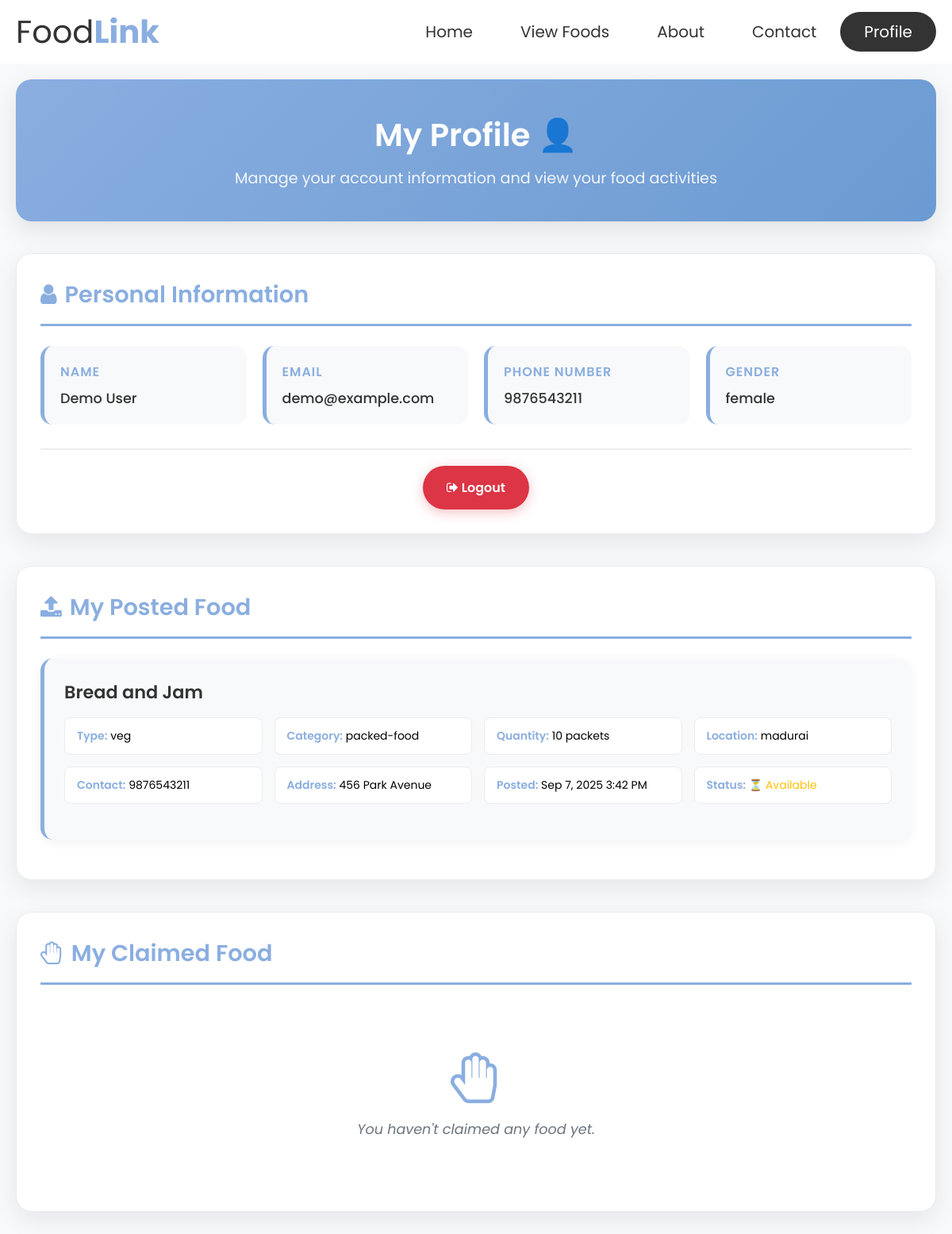
/profile.php (signed in), run on the app's committed database.
### tables this page shows
CREATE TABLE `food_donations` (
  `Fid` int(11) NOT NULL AUTO_INCREMENT,
  `name` varchar(50) NOT NULL,
  `email` varchar(60) NOT NULL,
  `food` varchar(50) NOT NULL,
  `type` enum('veg','non-veg') NOT NULL,
  `category` enum('raw-food','cooked-food','packed-food') NOT NULL,
  `quantity` varchar(50) NOT NULL,
  `date` datetime NOT NULL DEFAULT current_timestamp(),
  `address` text NOT NULL,
  `location` varchar(50) NOT NULL,
  `phoneno` varchar(15) NOT NULL,
  `assigned_to` int(11) DEFAULT NULL,
  `delivery_by` int(11) DEFAULT NULL,
  `status` enum('available','claimed','delivered') NOT NULL DEFAULT 'available',
  PRIMARY KEY (`Fid`),
  KEY `email` (`email`),
  KEY `assigned_to` (`assigned_to`),
  KEY `location` (`location`),
  KEY `status` (`status`)
);

### profile.php (the view, shortened to what this page needs)
<?php
require_once 'connection.php';
$user_email = $_SESSION['email'];
$user_gender = $_SESSION['gender'];
$user_query = "SELECT phone FROM login WHERE email = '$user_email'";
$user_result = mysqli_query($connection, $user_query);
$user_row = mysqli_fetch_assoc($user_result);
$user_phone = $user_row['phone'] ?? 'Not provided';
$user_food_query = "SELECT * FROM food_donations WHERE email = '$user_email' ORDER BY date DESC";
$user_food_result = mysqli_query($connection, $user_food_query);
$user_id_query = "SELECT id FROM login WHERE email = '$user_email'";
$user_id_result = mysqli_query($connection, $user_id_query);
$user_id_row = mysqli_fetch_assoc($user_id_result);
$user_id = $user_id_row['id'];
$claimed_food_query = "SELECT * FROM food_donations WHERE assigned_to = '$user_id' ORDER BY date DESC";
$claimed_food_result = mysqli_query($connection, $claimed_food_query);
?>
<!DOCTYPE html>
<html lang="en">
<head>
    <link rel="stylesheet" href="https://cdnjs.cloudflare.com/ajax/libs/font-awesome/4.7.0/css/font-awesome.min.css">
    <link rel="stylesheet" href="https://unicons.iconscout.com/release/v4.0.0/css/line.css">
    <link rel="stylesheet" href="home.css">
</head>
<body>
    <?php include 'header.php'; ?>
    <div class="profile-container">
        <div class="profile-header">
            <h1>My Profile 👤</h1>
            <p>Manage your account information and view your food activities</p>
        </div>
        <div class="profile-info">
            <h2><i class="fa fa-user"></i> Personal Information</h2>
            <div class="info-grid">
                <div class="info-item">
                    <h3>Name</h3>
                    <p><?php echo htmlspecialchars($user_name); ?></p>
                </div>
                <div class="info-item">
                    <h3>Email</h3>
                    <p><?php echo htmlspecialchars($user_email); ?></p>
                </div>
                <div class="info-item">
                    <h3>Phone Number</h3>
                    <p><?php echo htmlspecialchars($user_phone); ?></p>
                </div>
                <div class="info-item">
                    <h3>Gender</h3>
                    <p><?php echo htmlspecialchars($user_gender); ?></p>
                </div>
            </div>
            <div class="logout-section">
                <a href="logout.php" class="logout-btn">
                    <i class="fa fa-sign-out"></i> Logout
                </a>
            </div>
        </div>
        <div class="section">
            <h2><i class="fa fa-upload"></i> My Posted Food</h2>
            <?php if (mysqli_num_rows($user_food_result) > 0): ?>
                <?php while ($food = mysqli_fetch_assoc($user_food_result)): ?>
                    <div class="food-card">
                        <h4><?php echo htmlspecialchars($food['food']); ?></h4>
                        <div class="food-details">
                            <div class="food-detail"><strong>Type:</strong> <?php echo htmlspecialchars($food['type']); ?></div>
                            <div class="food-detail"><strong>Category:</strong> <?php echo htmlspecialchars($food['category']); ?></div>
                            <div class="food-detail"><strong>Quantity:</strong> <?php echo htmlspecialchars($food['quantity']); ?></div>
                            <div class="food-detail"><strong>Location:</strong> <?php echo htmlspecialchars($food['location']); ?></div>
                            <div class="food-detail"><strong>Contact:</strong> <?php echo htmlspecialchars($food['phoneno']); ?></div>
                            <div class="food-detail"><strong>Address:</strong> <?php echo htmlspecialchars($food['address']); ?></div>
                            <div class="food-detail"><strong>Posted:</strong> <?php echo date('M j, Y g:i A', strtotime($food['date'])); ?></div>
                            <div class="food-detail">
                                <strong>Status:</strong>
                                <?php if ($food['assigned_to'] && $food['assigned_to'] != 0): ?>
                                    <span style="color: #28a745;">✅ Claimed by someone</span>
                                <?php else: ?>
                                    <span style="color: #ffc107;">⏳ Available</span>
                                <?php endif; ?>
                            </div>
                        </div>
                    </div>
                <?php endwhile; ?>
            <?php endif; ?>
        </div>
        <div class="section">
            <h2><i class="fa fa-hand-paper-o"></i> My Claimed Food</h2>
            <?php if (mysqli_num_rows($claimed_food_result) > 0): ?>
                <?php while ($food = mysqli_fetch_assoc($claimed_food_result)): ?>
                    <div class="food-card claimed-food">
                        <h4><?php echo htmlspecialchars($food['food']); ?></h4>
                        <div class="food-details">
                            <div class="food-detail"><strong>Type:</strong> <?php echo htmlspecialchars($food['type']); ?></div>
                            <div class="food-detail"><strong>Category:</strong> <?php echo htmlspecialchars($food['category']); ?></div>
                            <div class="food-detail"><strong>Quantity:</strong> <?php echo htmlspecialchars($food['quantity']); ?></div>
                            <div class="food-detail"><strong>Location:</strong> <?php echo htmlspecialchars($food['location']); ?></div>
                            <div class="food-detail"><strong>Posted by:</strong> <?php echo htmlspecialchars($food['name']); ?></div>
                            <div class="food-detail"><strong>Contact:</strong> <?php echo htmlspecialchars($food['phoneno']); ?></div>
                            <div class="food-detail"><strong>Address:</strong> <?php echo htmlspecialchars($food['address']); ?></div>
                            <div class="food-detail"><strong>Posted:</strong> <?php echo date('M j, Y g:i A', strtotime($food['date'])); ?></div>
                        </div>
                        <span style="background: #28a745; color: white; padding: 8px 16px; border-radius: 20px; font-weight: 600;">
                            <i class="fa fa-check"></i> Claimed by you
                        </span>
                    </div>
                <?php endwhile; ?>
            <?php else: ?>
                <div class="no-data">
                    <i class="fa fa-hand-paper-o"></i>
                    <p>You haven't claimed any food yet.</p>
                </div>
            <?php endif; ?>
        </div>
    </div>
</body>
</html>

### home.css (style rules this page uses)
:root { --primary-color: #8aaee0; --accent-color: #06C167; --text-dark: #333; --text-light: #fff; --spacing-standard: 20px; }
* { margin: 0; padding: 0; box-sizing: border-box; font-family: 'Poppins', sans-serif; }

### profile.php (style rules this page uses)
body { font-family: 'Poppins', sans-serif; background-color: #f8f9fa; margin: 0; padding: 0; }
.profile-container { max-width: 1200px; margin: 0 auto; padding: 20px; }
.profile-header { background: linear-gradient(135deg, #8aaee0, #6b9bd2); color: white; padding: 40px; border-radius: 20px; margin-bottom: 40px; text-align: center; box-shadow: 0 10px 30px rgba(0,0,0,0.1); }
.profile-header h1 { font-size: 2.5rem; font-weight: 600; margin-bottom: 10px; }
.profile-header p { font-size: 1.2rem; opacity: 0.9; }
.profile-info { background: white; border-radius: 20px; padding: 30px; margin-bottom: 40px; box-shadow: 0 10px 30px rgba(0,0,0,0.08); border: 1px solid #e9ecef; }
.profile-info h2 { color: #8aaee0; font-size: 1.8rem; font-weight: 600; border-bottom: 3px solid #8aaee0; padding-bottom: 15px; margin-bottom: 25px; display: flex; align-items: center; gap: 10px; }
.info-grid { display: grid; grid-template-columns: repeat(auto-fit, minmax(250px, 1fr)); gap: 20px; margin-bottom: 30px; }
.info-item { background: #f8f9fa; padding: 20px; border-radius: 15px; border-left: 5px solid #8aaee0; }
.info-item h3 { color: #8aaee0; font-size: 1rem; font-weight: 600; margin-bottom: 8px; text-transform: uppercase; letter-spacing: 1px; }
.info-item p { color: #333; font-size: 1.1rem; font-weight: 500; margin: 0; }
.logout-section { text-align: center; padding-top: 20px; border-top: 2px solid #e9ecef; }
.logout-btn { background: #dc3545; color: white; padding: 15px 30px; border: none; border-radius: 50px; text-decoration: none; font-weight: 600; font-size: 16px; transition: all 0.3s ease; box-shadow: 0 4px 15px rgba(220, 53, 69, 0.3); display: inline-block; }
.section { background: white; border-radius: 20px; padding: 30px; margin-bottom: 40px; box-shadow: 0 10px 30px rgba(0,0,0,0.08); border: 1px solid #e9ecef; }
.section h2 { color: #8aaee0; font-size: 1.8rem; font-weight: 600; border-bottom: 3px solid #8aaee0; padding-bottom: 15px; margin-bottom: 25px; display: flex; align-items: center; gap: 10px; }
.food-card { background: #f8f9fa; border-radius: 15px; padding: 25px; margin-bottom: 20px; border-left: 5px solid #8aaee0; transition: all 0.3s ease; box-shadow: 0 4px 15px rgba(0,0,0,0.05); }
.food-card h4 { color: #333; font-size: 1.4rem; font-weight: 600; margin-bottom: 15px; }
.food-details { display: grid; grid-template-columns: repeat(auto-fit, minmax(200px, 1fr)); gap: 15px; margin-bottom: 20px; }
.food-detail { background: white; padding: 12px 15px; border-radius: 8px; border: 1px solid #e9ecef; font-size: 14px; }
.food-detail strong { color: #8aaee0; font-weight: 600; }
.no-data { text-align: center; color: #6c757d; font-style: italic; padding: 60px 20px; font-size: 1.1rem; }
.no-data i { font-size: 4rem; color: #8aaee0; margin-bottom: 20px; display: block; }

### data on the page
food_donations: food "Bread and Jam", type "veg", category "packed-food", quantity "10 packets", location "madurai", phoneno "9876543211", address "456 Park Avenue", date "Sep 7, 2025 3:42 PM", shows "⏳ Available"

### other printed values
$user_name "Demo User"
$user_email "demo@example.com"
$user_phone "9876543211"
$user_gender "female"
